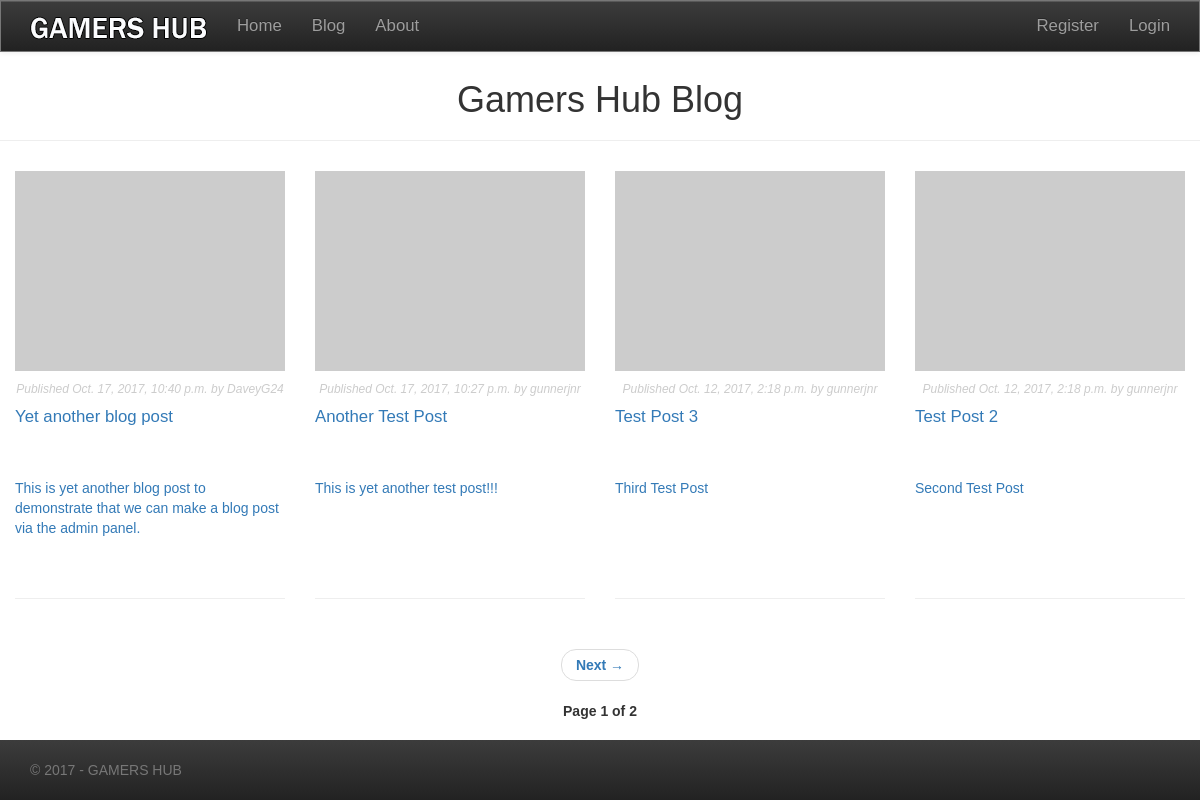
Screenshot of /blog/ with the database file from the repository.
### gamersblog/models.py (models this page shows, shortened)
class BlogPost(models.Model):
    STATUS_CHOICES = (
        ('save_draft', 'Draft'),
        ('published', 'Published'),
    )
    post_title = models.CharField(max_length=40)
    post_slug = models.SlugField(max_length=50, unique_for_date='publish')
    post_author = models.ForeignKey(User, related_name='blog_posts')
    post_body = models.TextField()
    publish = models.DateTimeField(default=timezone.now)
    created_date = models.DateTimeField(auto_now_add=True)
    updated_date = models.DateTimeField(auto_now=True)
    post_status = models.CharField(max_length=10, choices=STATUS_CHOICES)
    objects = models.Manager()  # default Django Manager
    published = PublishedBlogPostManager()  # Our Custom Manager
    class Meta:
        ordering = ('-publish',)
    def get_absolute_url(self):
        return reverse('gamersblog:blog_post_detail',
                       args=[self.publish.strftime('%d'),
                             self.publish.strftime('%m'),
                             self.publish.year,
                             self.post_slug])

### gamersblog/views.py (the view)
def blog_post_list(request):
    object_list = BlogPost.published.all()
    paginator = Paginator(object_list, 4)  # 4 posts in each page
    page = request.GET.get('page')
    try:
        blog_posts = paginator.page(page)
    except PageNotAnInteger:
        blog_posts = paginator.page(1)
    except EmptyPage:
        blog_posts = paginator.page(paginator.num_pages)
    return render(request, 'gamersblog/blogposts/blogpostlist.html',
                           {'page': page, 'blog_posts': blog_posts})

### gamersblog/models.py (called while the page is built)
    def get_queryset(self):
        return super(PublishedBlogPostManager, self).get_queryset()\
                                                    .filter(post_status='published')

### gamersblog/templates/gamersblog/blogposts/blogpostlist.html (shortened to what this page needs)
{% extends "gamershub/base.html" %}
{% load staticfiles %}
{% block content %}
    <div id="blog-post-content">
        <h1>Gamers Hub Blog</h1>
        <hr>
        {% for post in  blog_posts %}
            <div class="col-md-3">
                <a href="{{ post.get_absolute_url }}">
                    <img src="http://via.placeholder.com/200x200" alt="blog-post-thumbs">
                </a>
                <p class="date">
                    Published {{ post.publish }} by {{ post.post_author }}
                </p>
                <div id="blog-post-title">
                    <h2>
                        <a href="{{ post.get_absolute_url }}">
                            {{ post.post_title }}
                        </a>
                    </h2>
                </div>
                <div id="blog-post-preview">
                        <a href="{{ post.get_absolute_url }}">
                            <p>{{ post.post_body|truncatewords:30|linebreaks }}</p>
                        </a>
                </div>
                <hr>
            </div>
        {% endfor %}
        <div class="col-md-12">
            {% include "gamersblog/blogposts/blogpostpagination.html" with page=blog_posts %}
        </div>
    </div>
{% endblock %}

### static/css/gamershub.css (style rules this page uses)
* { margin: 0; padding: 0; }
body { position: relative; padding-top: 60px; padding-bottom: 60px; font-family: "Franklin Gothic Medium", "Arial Narrow", Arial, sans-serif; box-sizing: border-box; overflow-x: hidden; }
p { font-family: "Franklin Gothic", "Arial Narrow", Arial, sans-serif; }
p.date { color: #ccc; font-family: "Franklin Gothic Medium", "Arial Narrow", Arial, sans-serif, georgia, serif; font-size: 12px; font-style: italic; }
[class*="col-"] { margin: 0; }
#blog-post-content { text-align: center; }
#blog-post-content img { width: 100%; height: 200px; margin-top: 10px; margin-bottom: 10px; }
#blog-post-title { min-height: 60px; }
#blog-post-title h2 { font-size: 1.2em; font-weight: normal; text-align: left; margin-top: 5px; margin-bottom: 5px; }
#blog-post-preview { min-height: 100px; margin-left: auto; margin-right: auto; text-align: left; }
#blog-post-content p { font-family: "Franklin Gothic", "Arial Narrow", Arial, sans-serif, georgia, serif; }
#blog-post-title a, #blog-post-content a { text-decoration: none; }

### rows the page displays
BlogPost: publish "Oct. 17, 2017, 10:40 p.m.", post_author "DaveyG24", post_title "Yet another blog post", post_body "This is yet another blog post to demonstrate that we can make a blog post via the admin panel."
BlogPost: publish "Oct. 17, 2017, 10:27 p.m.", post_author "gunnerjnr", post_title "Another Test Post", post_body "This is yet another test post!!!"
BlogPost: publish "Oct. 12, 2017, 2:18 p.m.", post_author "gunnerjnr", post_title "Test Post 3", post_body "Third Test Post"
BlogPost: publish "Oct. 12, 2017, 2:18 p.m.", post_author "gunnerjnr", post_title "Test Post 2", post_body "Second Test Post"

### other values shown
{{ page.number }} "1"
{{ page.paginator.num_pages }} "2"
